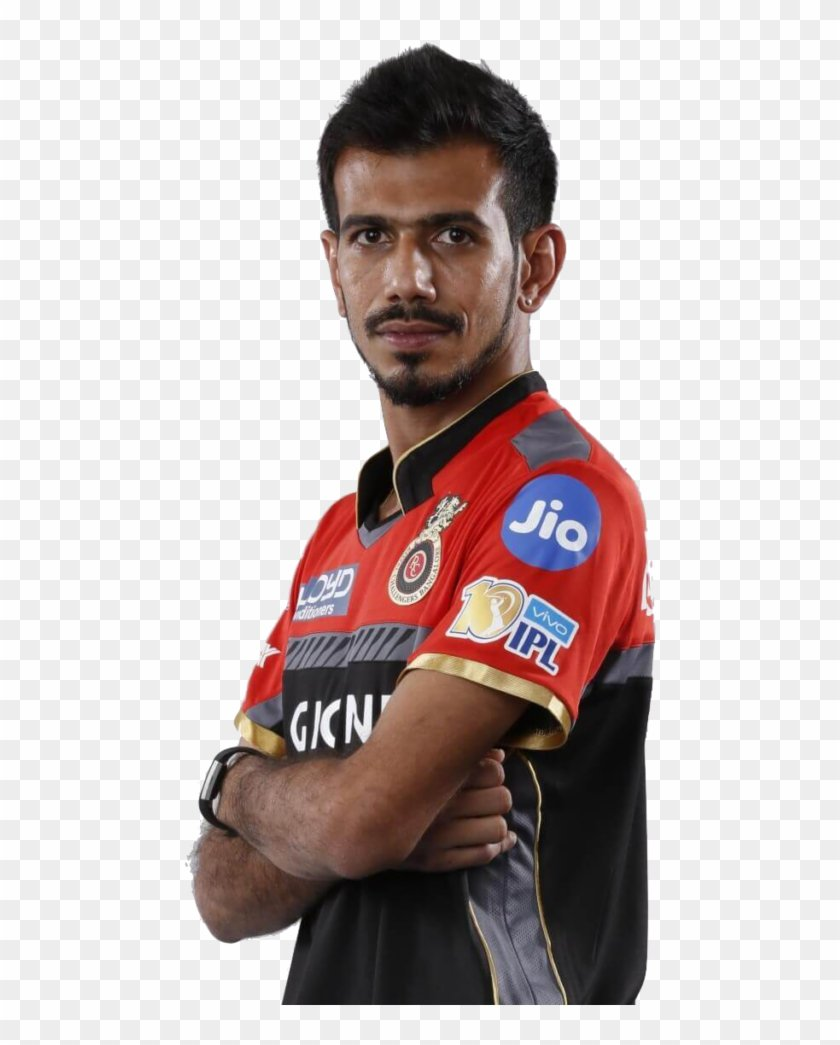
#> input picture Rawdata/yuzvendra_chahal/0acb08b02f.jpg, 840 x 1045 px; its folder holds only this picture in this run
$ python Data_Processing.py
#> lines starting #> are read from the running program, lines starting #| are printed output that depends on the picture; after the words box and inside, x2 and y2 are one past the last pixel; in counts of white or black regions, pixels touching at a corner belong together
import cv2
import os
path = 'Rawdata/yuzvendra_chahal' # Source Folder
dstpath = 'datasets/yuzvendra_chahal' # Destination Folder
haar_file = 'haarcascade_frontalface_default.xml'
face_cascade = cv2.CascadeClassifier(haar_file)
(width, height) = (130, 100)

try:
    mkdir(dstpath)
except:
    print ("Directory already exist, images will be written in same folder")

files = os.listdir(path)
count = 1
for image in files:
    img = cv2.imread(os.path.join(path, image))
#> img is the input picture: shape (1045, 840, 3); mean B, G, R 184.9, 186.1, 197.4
    gray = cv2.cvtColor(img,  cv2.COLOR_BGR2GRAY)
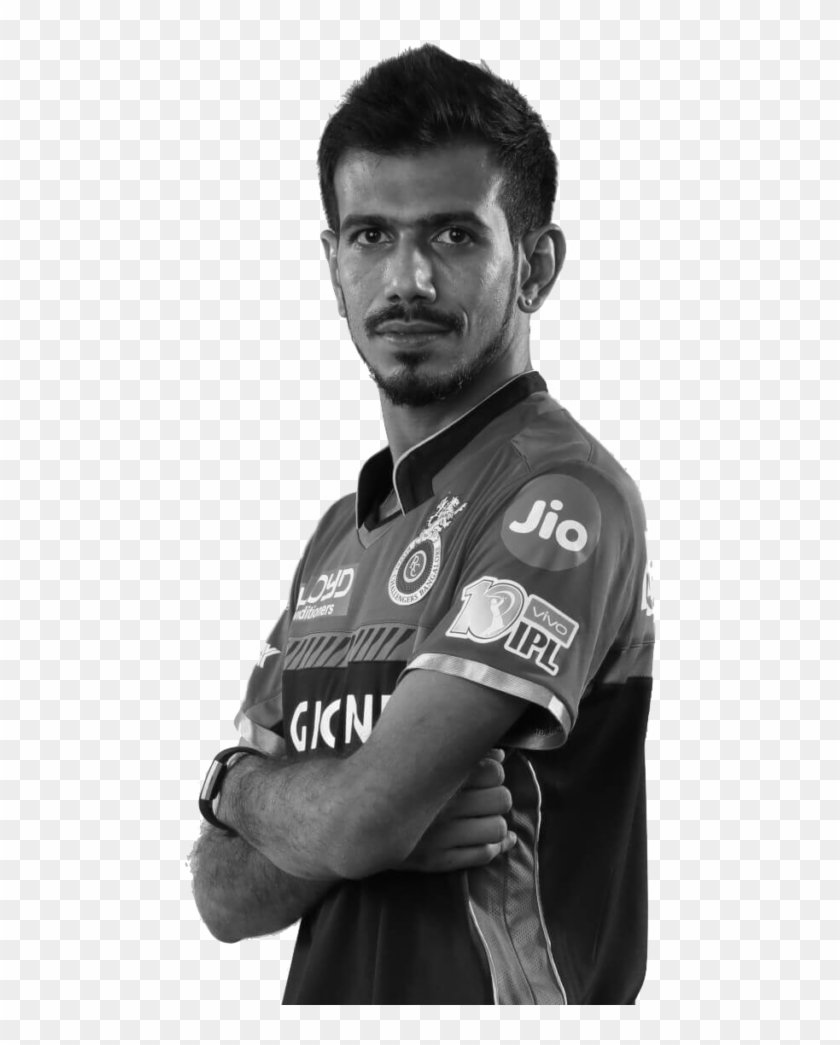
#> gray: shape (1045, 840); min 2, max 255, mean 189.3
    faces = face_cascade.detectMultiScale(gray, 1.3, 4)
#> faces = [[300, 153, 223, 223]]
    cv2.imwrite(os.path.join(dstpath, image), gray)
    for (x, y, w, h) in faces:
        cv2.rectangle(gray, (x, y), (x + w, y + h), (255, 0, 0), 2)
        faceOnly = gray[y:y + h, x:x + w]
        resizeImg = cv2.resize(faceOnly, (width, height))
        cv2.imwrite(os.path.join(dstpath, image), faceOnly)
#> this loop made 1 pass
#> pass 1, `faceOnly = gray[y:y + h, x:x + w]`:
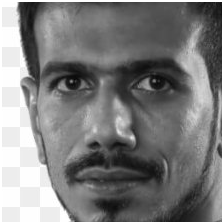
#> faceOnly: shape (223, 223); min 5, max 255, mean 124.7
#> pass 1, `resizeImg = cv2.resize(faceOnly, (width, height))`:
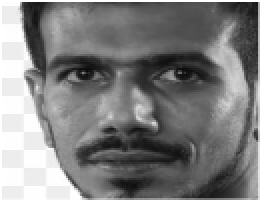
#> resizeImg: shape (100, 130) (shown 2 times larger); min 9, max 255, mean 124.7
#> after the loop:
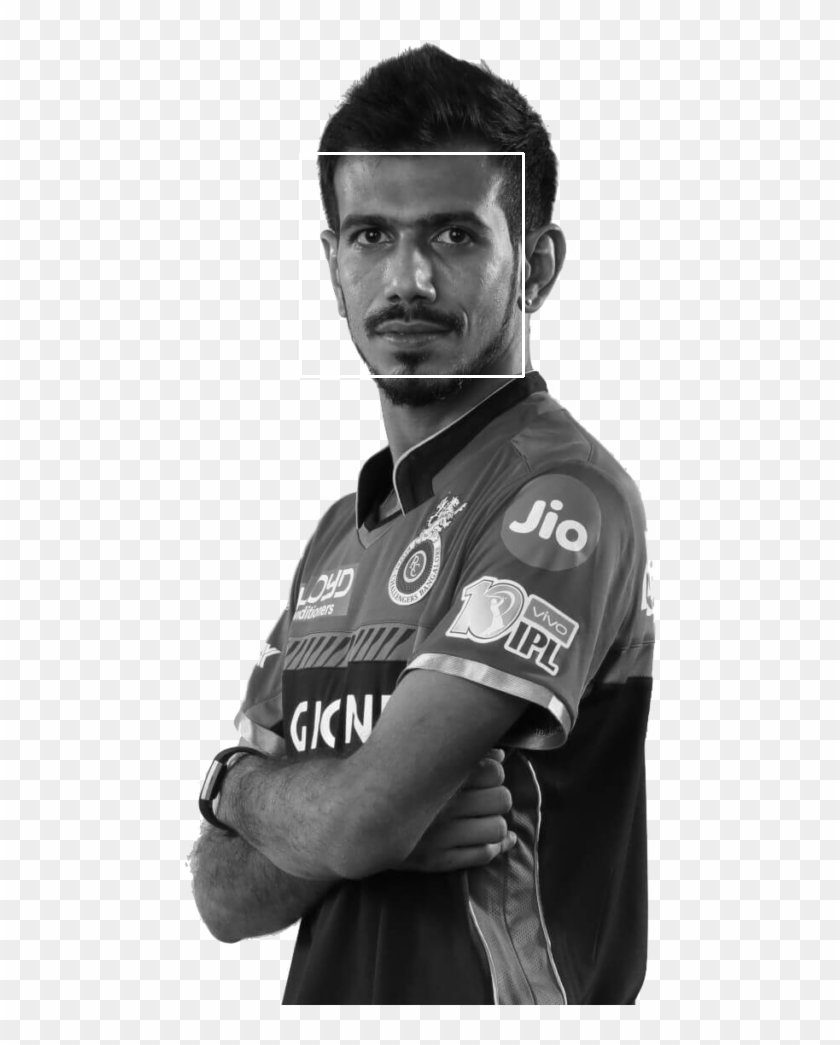
#> gray: shape (1045, 840); 0.3% of pixels changed, all inside (x1, y1, x2, y2) = (299, 152, 525, 378)
